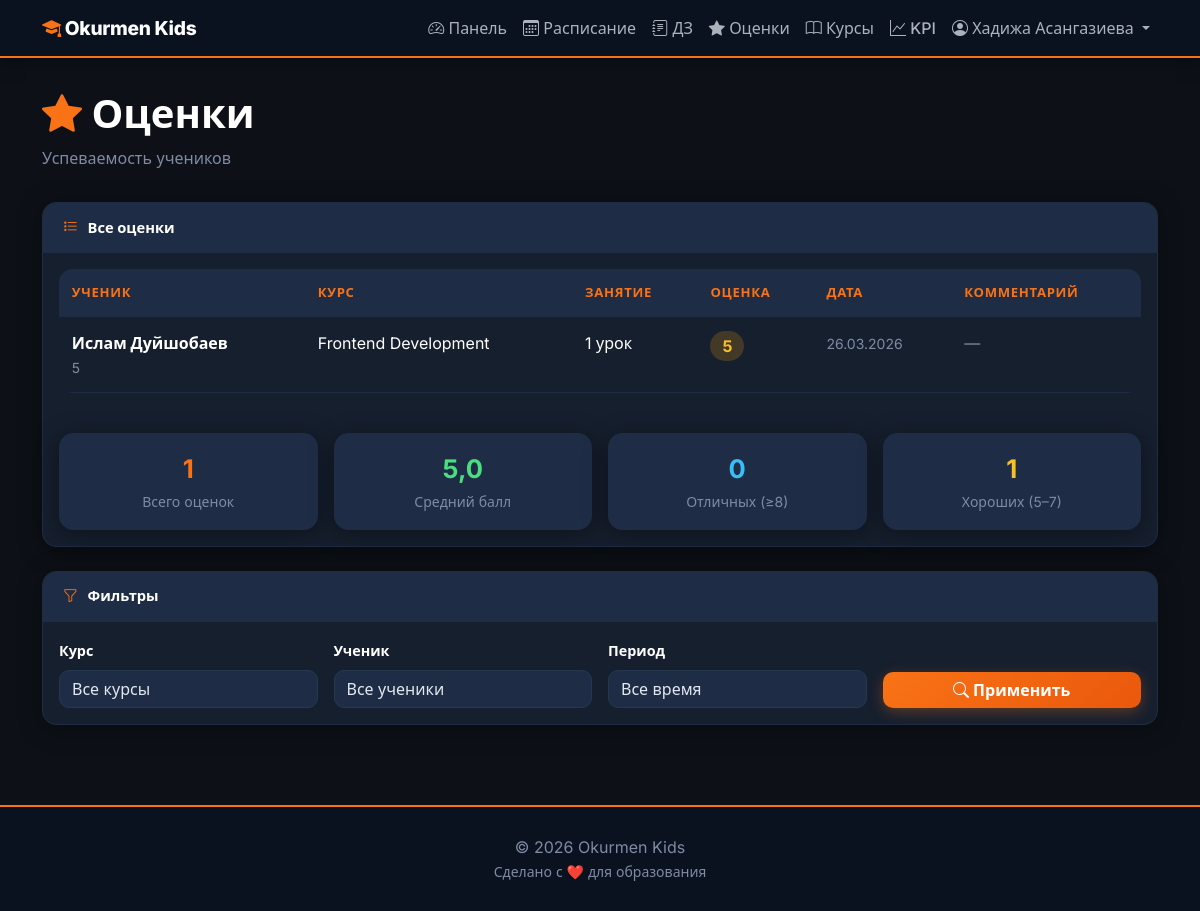
Page /grades/ (signed in) on the earlier database version.
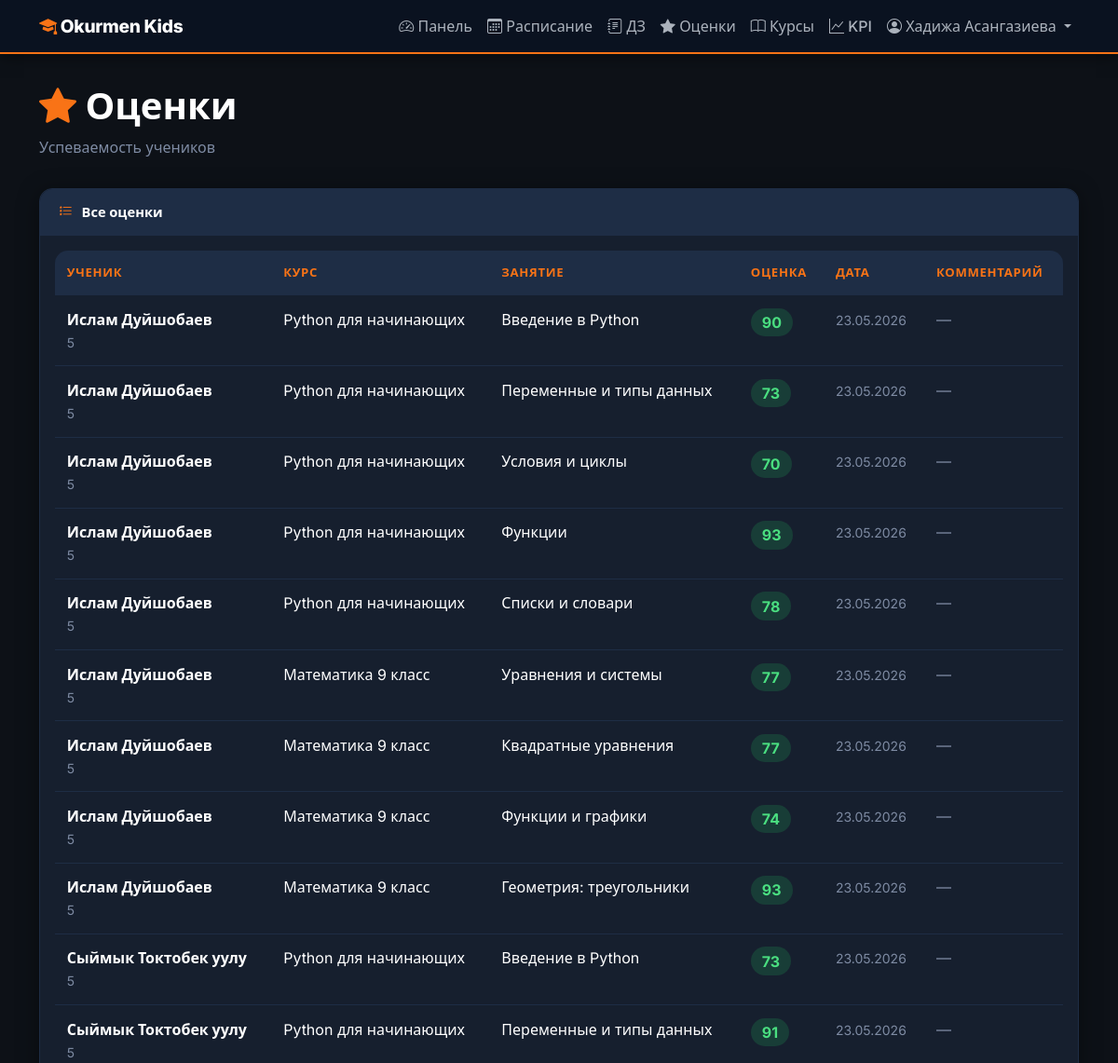
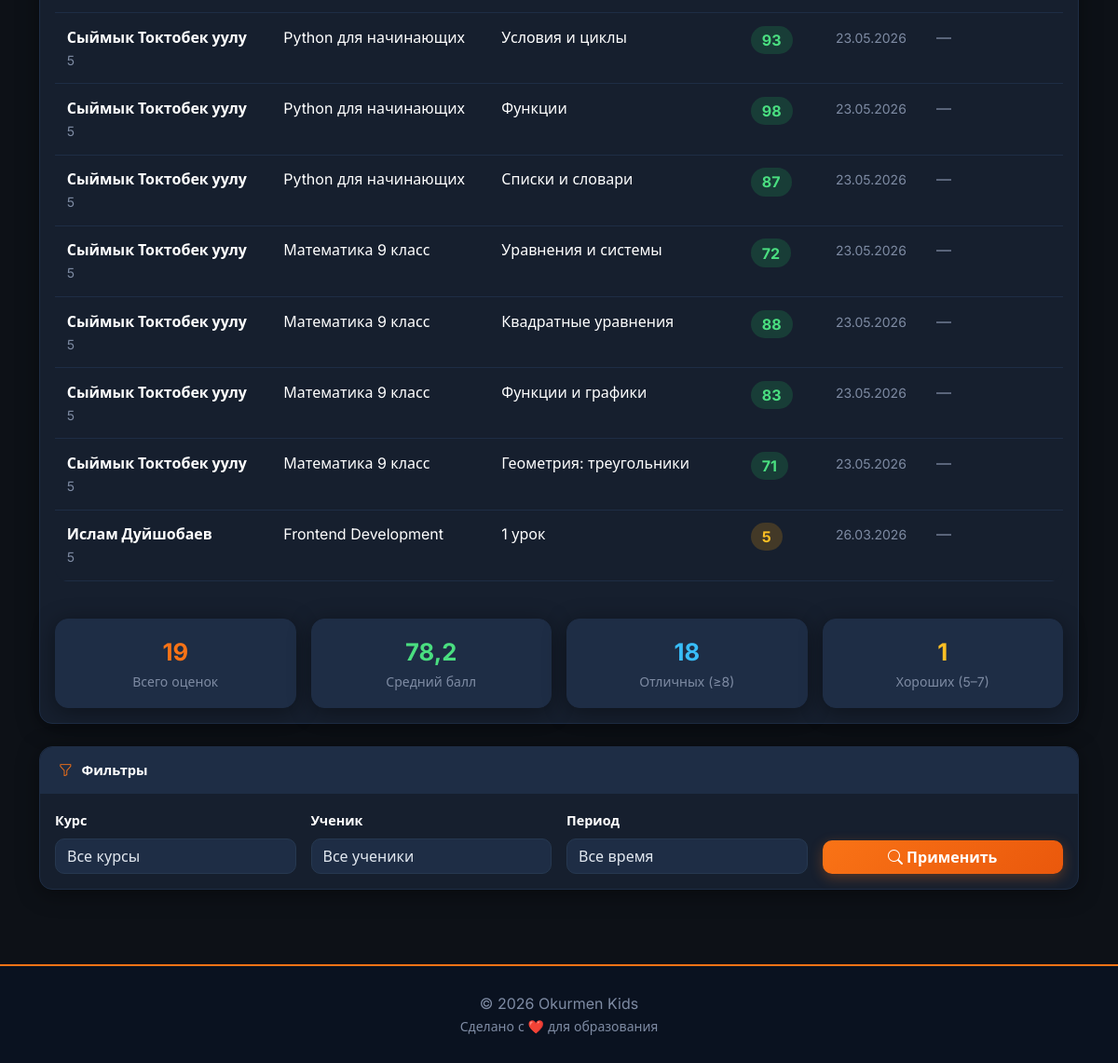
Same page on the later database version (2 pictures, top to bottom).
### education/models/grade.py (models this page shows, shortened)
class Grade(models.Model):
    student = models.ForeignKey(Student, on_delete=models.CASCADE, related_name='grades')
    course = models.ForeignKey(Course, on_delete=models.CASCADE, related_name='grades')
    lesson = models.ForeignKey(Lesson, on_delete=models.SET_NULL, null=True, blank=True, related_name='grades')
    grade = models.IntegerField()
    comment = models.TextField(blank=True)
    date = models.DateField(auto_now_add=True)
    class Meta:
        verbose_name = 'Оценка'
        verbose_name_plural = 'Оценки'
        ordering = ['-date']

### education/models/student.py (models this page shows, shortened)
class Student(models.Model):
    user = models.OneToOneField(User, on_delete=models.CASCADE, related_name='student_profile')
    parent = models.ForeignKey(User, on_delete=models.SET_NULL, null=True, related_name='children',
                               limit_choices_to={'role': 'parent'})
    grade = models.CharField(max_length=10)
    enrollment_date = models.DateField(default=timezone.now)
    is_active = models.BooleanField(default=True)
    medical_info = models.TextField(blank=True, help_text="Медицинская информация")
    class Meta:
        verbose_name = 'Ученик'
        verbose_name_plural = 'Ученики'

### education/models/user.py (models this page shows, shortened)
class User(AbstractUser):
    ROLE_CHOICES = (
        ('admin', 'Администратор'),
        ('mentor', 'Ментор'),
        ('parent', 'Родитель'),
        ('student', 'Ученик'),
    )
    role = models.CharField(max_length=10, choices=ROLE_CHOICES, default='parent')
    phone = models.CharField(max_length=20, blank=True)
    avatar = models.ImageField(upload_to='avatars/', blank=True, null=True)
    date_of_birth = models.DateField(blank=True, null=True)
    address = models.TextField(blank=True)

### education/models/course.py (models this page shows, shortened)
class Course(models.Model):
    name = models.CharField(max_length=200)
    description = models.TextField()
    icon = models.ImageField(upload_to='course_icons/', blank=True, null=True, verbose_name='Иконка курса')
    cover_image = models.ImageField(upload_to='course_covers/', blank=True, null=True, verbose_name='Обложка курса')
    mentor = models.ForeignKey(Mentor, on_delete=models.SET_NULL, null=True, related_name='courses')
    duration_weeks = models.IntegerField()
    max_students = models.IntegerField(default=15)
    start_date = models.DateField()
    end_date = models.DateField()
    is_active = models.BooleanField(default=True)
    created_at = models.DateTimeField(auto_now_add=True)
    class Meta:
        verbose_name = 'Курс'
        verbose_name_plural = 'Курсы'
        ordering = ['-start_date']

### education/models/lesson.py (models this page shows, shortened)
class Lesson(models.Model):
    course = models.ForeignKey(Course, on_delete=models.CASCADE, related_name='lessons')
    title = models.CharField(max_length=200)
    description = models.TextField()
    date = models.DateField()
    start_time = models.TimeField()
    end_time = models.TimeField()
    room = models.CharField(max_length=50)
    is_cancelled = models.BooleanField(default=False)
    notes = models.TextField(blank=True)
    class Meta:
        verbose_name = 'Занятие'
        verbose_name_plural = 'Занятия'
        ordering = ['-date', '-start_time']

### education/views.py (the view)
# urls.py: path('grades/', views.grades_view, name='grades'),
@login_required
def grades_view(request):
    user = request.user
    if user.role == 'student':
        try:
            student = user.student_profile
        except Exception:
            messages.error(request, 'Профиль ученика не найден.')
            return redirect('home')
        grades = Grade.objects.filter(student=student).select_related('course', 'lesson')
    elif user.role == 'parent':
        children = Student.objects.filter(parent=user, is_active=True)
        grades = Grade.objects.filter(student__in=children).select_related('course', 'lesson', 'student')
    else:
        grades = Grade.objects.all().select_related('course', 'lesson', 'student')
    grades = grades.order_by('-date')
    from django.db.models import Avg, Max
    stats = grades.aggregate(avg=Avg('grade'), best=Max('grade'))
    excellent_count = grades.filter(grade__gte=8).count()
    good_count      = grades.filter(grade__gte=5, grade__lt=8).count()
    return render(request, 'grades.html', {
        'grades':          grades,
        'avg_grade':       round(stats['avg'], 1) if stats['avg'] else None,
        'best_grade':      stats['best'],
        'excellent_count': excellent_count,
        'good_count':      good_count,
    })

### education/context_processors.py (called while the page is built, shortened)
def notifications(request):
    if not request.user.is_authenticated:
        return {}
    if request.user.role not in ('admin', 'mentor'):
        return {}

### education/templates/grades.html (shortened to what the changed rows need)
{% extends 'base.html' %}
{% block content %}
<div class="row mb-3">
    <div class="col-12">
        <h1 class="fw-bold" style="color:var(--ok-white);">
            <i class="bi bi-star-fill" style="color:var(--ok-accent);"></i> Оценки
        </h1>
    </div>
</div>
<div class="row">
    <div class="col-12">
        <div class="card">
            <div class="card-body">
                {% if grades %}
                    <div class="table-responsive">
                        <table class="table mb-0">
                            <thead>
                                <tr>
                                    {% if user.role == 'parent' or user.role == 'mentor' or user.role == 'admin' %}
                                        <th>Ученик</th>
                                    {% endif %}
                                    <th>Курс</th>
                                    <th>Занятие</th>
                                    <th>Оценка</th>
                                    <th>Дата</th>
                                    <th>Комментарий</th>
                                </tr>
                            </thead>
                            <tbody>
                                {% for grade in grades %}
                                <tr>
                                    {% if user.role == 'parent' or user.role == 'mentor' or user.role == 'admin' %}
                                    <td>
                                        <strong style="color:var(--ok-white);">{{ grade.student.user.get_full_name }}</strong>
                                        {% if grade.student.grade %}
                                        <br><small class="ok-muted">{{ grade.student.grade }}</small>
                                        {% endif %}
                                    </td>
                                    {% endif %}
                                    <td style="color:var(--ok-white);">{{ grade.course.name }}</td>
                                    <td>
                                        {% if grade.lesson %}
                                            <span style="color:var(--ok-white);">{{ grade.lesson.title }}</span>
                                        {% else %}
                                            <span class="ok-muted">Общая оценка</span>
                                        {% endif %}
                                    </td>
                                    <td>
                                        <span class="badge fs-6 {% if grade.grade >= 8 %}bg-success{% elif grade.grade >= 5 %}bg-warning{% else %}bg-danger{% endif %}">
                                            {{ grade.grade }}
                                        </span>
                                    </td>
                                    <td><small class="ok-muted">{{ grade.date|date:"d.m.Y" }}</small></td>
                                    <td>
                                        {% if grade.comment %}
                                            <span class="d-inline-block text-truncate ok-muted" style="max-width:200px;" title="{{ grade.comment }}">
                                                {{ grade.comment }}
                                            </span>
                                        {% else %}
                                            <span class="ok-muted">—</span>
                                        {% endif %}
                                    </td>
                                </tr>
                                {% endfor %}
                            </tbody>
                        </table>
                    </div>
                    <div class="row mt-4 g-3">
                        <div class="col-6 col-md-3">
                            <div class="card text-center" style="background:var(--ok-surface-2);">
                                <div class="card-body py-3">
                                    <div class="fw-bold" style="font-size:1.6rem;color:var(--ok-accent);">{{ grades.count }}</div>
                                    <small class="ok-muted">Всего оценок</small>
                                </div>
                            </div>
                        </div>
                        <div class="col-6 col-md-3">
                            <div class="card text-center" style="background:var(--ok-surface-2);">
                                <div class="card-body py-3">
                                    <div class="fw-bold" style="font-size:1.6rem;color:#4ade80;">
                                        {{ avg_grade|default:"—" }}
                                    </div>
                                    <small class="ok-muted">Средний балл</small>
                                </div>
                            </div>
                        </div>
                        <div class="col-6 col-md-3">
                            <div class="card text-center" style="background:var(--ok-surface-2);">
                                <div class="card-body py-3">
                                    <div class="fw-bold" style="font-size:1.6rem;color:#38bdf8;">
                                        {{ excellent_count|default:"0" }}
                                    </div>
                                    <small class="ok-muted">Отличных (≥8)</small>
                                </div>
                            </div>
                        </div>
                        <div class="col-6 col-md-3">
                            <div class="card text-center" style="background:var(--ok-surface-2);">
                                <div class="card-body py-3">
                                    <div class="fw-bold" style="font-size:1.6rem;color:#fbbf24;">
                                        {{ good_count|default:"0" }}
                                    </div>
                                    <small class="ok-muted">Хороших (5–7)</small>
                                </div>
                            </div>
                        </div>
                    </div>
                {% else %}
                    <div class="text-center py-5">
                        <i class="bi bi-star" style="font-size:4rem;color:var(--ok-muted);"></i>
                        <h5 class="mt-3" style="color:var(--ok-white);">Оценок пока нет</h5>
                        <p class="ok-muted">Оценки появятся после проверки работ</p>
                    </div>
                {% endif %}
            </div>
        </div>
    </div>
</div>
{% endblock %}

Differences in the rows shown:
added Grade: student.user.get_full_name "Ислам Дуйшобаев", student.grade "5", course.name "Python для начинающих", lesson "Введение в Python", grade "90", date "23.05.2026"
added Grade: student.user.get_full_name "Ислам Дуйшобаев", student.grade "5", course.name "Python для начинающих", lesson "Переменные и типы данных", grade "73", date "23.05.2026"
added Grade: student.user.get_full_name "Ислам Дуйшобаев", student.grade "5", course.name "Python для начинающих", lesson "Условия и циклы", grade "70", date "23.05.2026"
added Grade: student.user.get_full_name "Ислам Дуйшобаев", student.grade "5", course.name "Python для начинающих", lesson "Функции", grade "93", date "23.05.2026"
added Grade: student.user.get_full_name "Ислам Дуйшобаев", student.grade "5", course.name "Python для начинающих", lesson "Списки и словари", grade "78", date "23.05.2026"
added Grade: student.user.get_full_name "Ислам Дуйшобаев", student.grade "5", course.name "Математика 9 класс", lesson "Уравнения и системы", grade "77", date "23.05.2026"
added Grade: student.user.get_full_name "Ислам Дуйшобаев", student.grade "5", course.name "Математика 9 класс", lesson "Квадратные уравнения", grade "77", date "23.05.2026"
added Grade: student.user.get_full_name "Ислам Дуйшобаев", student.grade "5", course.name "Математика 9 класс", lesson "Функции и графики", grade "74", date "23.05.2026"
added Grade: student.user.get_full_name "Ислам Дуйшобаев", student.grade "5", course.name "Математика 9 класс", lesson "Геометрия: треугольники", grade "93", date "23.05.2026"
added Grade: student.user.get_full_name "Сыймык Токтобек уулу", student.grade "5", course.name "Python для начинающих", lesson "Введение в Python", grade "73", date "23.05.2026"
added Grade: student.user.get_full_name "Сыймык Токтобек уулу", student.grade "5", course.name "Python для начинающих", lesson "Переменные и типы данных", grade "91", date "23.05.2026"
added Grade: student.user.get_full_name "Сыймык Токтобек уулу", student.grade "5", course.name "Python для начинающих", lesson "Условия и циклы", grade "93", date "23.05.2026"
added Grade: student.user.get_full_name "Сыймык Токтобек уулу", student.grade "5", course.name "Python для начинающих", lesson "Функции", grade "98", date "23.05.2026"
added Grade: student.user.get_full_name "Сыймык Токтобек уулу", student.grade "5", course.name "Python для начинающих", lesson "Списки и словари", grade "87", date "23.05.2026"
added Grade: student.user.get_full_name "Сыймык Токтобек уулу", student.grade "5", course.name "Математика 9 класс", lesson "Уравнения и системы", grade "72", date "23.05.2026"
added Grade: student.user.get_full_name "Сыймык Токтобек уулу", student.grade "5", course.name "Математика 9 класс", lesson "Квадратные уравнения", grade "88", date "23.05.2026"
added Grade: student.user.get_full_name "Сыймык Токтобек уулу", student.grade "5", course.name "Математика 9 класс", lesson "Функции и графики", grade "83", date "23.05.2026"
added Grade: student.user.get_full_name "Сыймык Токтобек уулу", student.grade "5", course.name "Математика 9 класс", lesson "Геометрия: треугольники", grade "71", date "23.05.2026"
Other differences:
{{ grades.count }}: "1" → "19"
{{ avg_grade|default:"—" }}: "5,0" → "78,2"
{{ excellent_count|default:"0" }}: "0" → "18"
